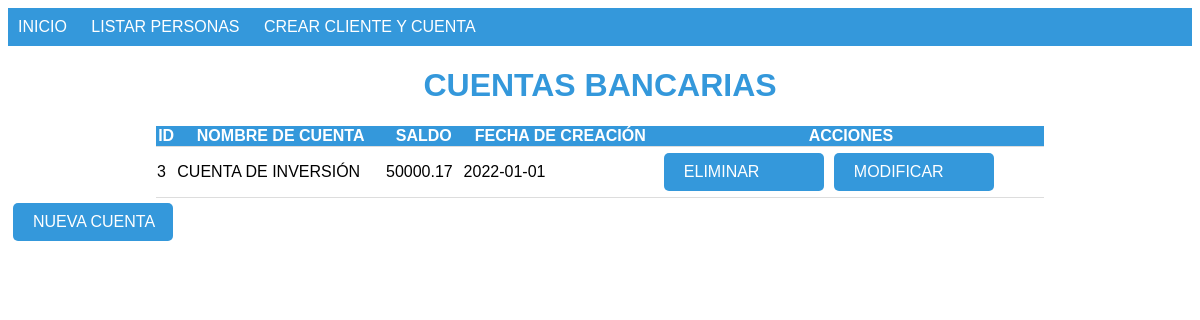
The page /p2/administrar_cuentas.php?id=3 on the database its author committed.
### tables this page shows
CREATE TABLE cuentabancaria (
  id int(11) NOT NULL AUTO_INCREMENT,
  id_tipo_cuenta int(11) NOT NULL,
  saldo decimal(10,2) DEFAULT 0.00,
  fecha_creacion date NOT NULL,
  id_persona int(11) NOT NULL,
  PRIMARY KEY (id),
  KEY id_persona (id_persona),
  KEY id_tipo_cuenta (id_tipo_cuenta),
  CONSTRAINT cuentabancaria_ibfk_1 FOREIGN KEY (id_persona) REFERENCES persona (id),
  CONSTRAINT cuentabancaria_ibfk_2 FOREIGN KEY (id_tipo_cuenta) REFERENCES tipo_cuenta (id)
);

CREATE TABLE tipo_cuenta (
  id int(11) NOT NULL AUTO_INCREMENT,
  nombre varchar(50) NOT NULL,
  PRIMARY KEY (id)
);

### p2/administrar_cuentas.php (the view, shortened to what this page needs)
<?php
include 'conexion.php';
if(isset($_GET['id'])) {
    $id_persona = $_GET['id'];
    $sql_cuentas = "SELECT cb.id, c.nombre AS nombre_cuenta, cb.saldo, cb.fecha_creacion
                    FROM cuentabancaria cb
                    INNER JOIN tipo_cuenta c ON cb.id_tipo_cuenta = c.id
                    WHERE cb.id_persona = ?";
    $stmt_cuentas = $conexion->prepare($sql_cuentas);
    if ($stmt_cuentas) {
        $stmt_cuentas->bind_param("i", $id_persona);
        $stmt_cuentas->execute();
        $result_cuentas = $stmt_cuentas->get_result();
    } else {
        echo "Error en la preparación de la consulta: " . $conexion->error;
    }
} else {
    echo "ID de persona no proporcionado.";
}
?>
<!DOCTYPE html>
<html lang="es">
<head>
    <link rel="stylesheet" href="styles_menu.css">
    <link rel="stylesheet" href="styles_administrar_cuentas.css">
</head>
<body>
<?php include 'menu.php'; ?>
<h1>Cuentas Bancarias</h1>
<?php
if (isset($result_cuentas) && $result_cuentas->num_rows > 0) {
    echo "<table>";
    echo "<tr><th>ID</th><th>Nombre de Cuenta</th><th>Saldo</th><th>Fecha de Creación</th><th>Acciones</th></tr>";
    while ($row = $result_cuentas->fetch_assoc()) {
        echo "<tr>";
        echo "<td>" . $row["id"] . "</td>";
        echo "<td>" . $row["nombre_cuenta"] . "</td>";
        echo "<td>" . $row["saldo"] . "</td>";
        echo "<td>" . $row["fecha_creacion"] . "</td>";
        echo "<td class='acciones'>";
        echo "<a href='eliminar_cuenta.php?id_cuenta=" . $row["id"] . "&id_persona=" . $id_persona . "' class='accion'>Eliminar</a>";
        echo "<a href='modificar_cuenta.php?id_cuenta=" . $row["id"] . "' class='accion'>Modificar</a>";
        echo "</td>";
        echo "</tr>";
    }
    echo "</table>";
} else {
    echo "La persona no tiene cuentas bancarias.";
}
?>
<a href="crear_nueva_cuenta.php?id_persona=<?php echo $id_persona; ?>" class="accion">Nueva Cuenta</a>
</body>
</html>

### p2/styles_administrar_cuentas.css (style rules this page uses)
body { font-family: Arial, sans-serif; text-transform: uppercase; }
h1 { text-align: center; color: #3498db; }
table { width: 75%; margin: 0 auto; border-collapse: collapse; }
th, td { text-align: left; border-bottom: 1px solid #ddd; }
th { background-color: #3498db; text-align: center; color: white; }
.accion { background-color: #3498db; color: white; border: none; padding: 10px 20px; border-radius: 5px; text-decoration: none; display: inline-block; margin: 5px; cursor: pointer; width: 120px; max-width: 150px; text-overflow: ellipsis; white-space: nowrap; }

### rows shown on the page
cuentabancaria: id "3", id_tipo_cuenta.nombre "CUENTA DE INVERSIÓN", saldo "50000.17", fecha_creacion "2022-01-01"
